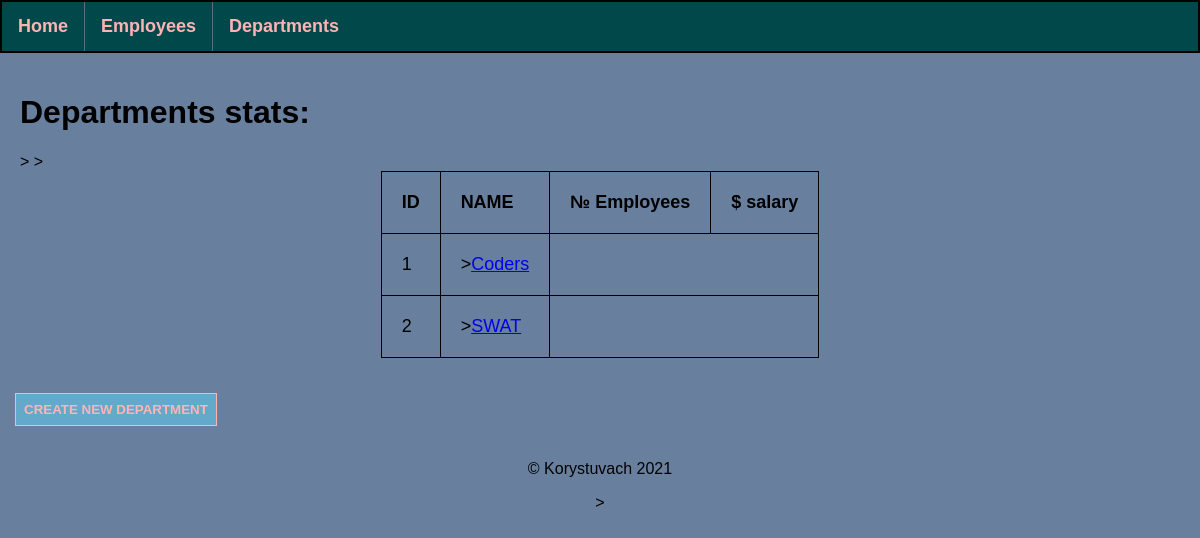
The page /departments on the database its author committed.
### application/models.py (models this page shows, shortened)
class AllDepartments(db.Model):
    id = db.Column(db.Integer, primary_key=True)
    dep_name = db.Column(db.String(25), nullable=False, unique=True)
    dep_employees_id = db.relationship('AllEmployees', backref='my_department', lazy=True)

### application/routes.py (the view)
@app.route('/departments')
def departments():
    try:
        all_departments = AllDepartments.query.order_by(AllDepartments.id).all()
    except Exception:
        return '<h1>Database query error<h1>', 500
    return render_template('departments.html',
                           all_departments=all_departments
                           )

### application/templates/departments.html (shortened to what this page needs)
{% extends 'base.html' %}
{% block content %}
   <div class="dep_tab">
      <h1>Departments stats: </h1>
      <table>
         <tr>
            <th>ID</th>
            <th>NAME</th>
            <th>№ Employees
            <th>$ salary</th>
         </tr>
         {% if all_departments|length > 0 %}
         {% for department in all_departments %}
         <tr>
            <td>{{ department.id }}</td>
            <td>><a href="/departments/{{ department.id }}">{{ department.dep_name }}</a></td>
         </tr>>
         {% endfor %}
      </table>
      {% else %}
         <p>No departments yet. Create one and it will be displayed here</p>
      {% endif %}
   </div>
   <div id="create_new_department">
      <button type="button"><a href="/departments/add-department">Create new department</a></button>
   </div>
{% endblock %}

### application/static/css/styles.css (style rules this page uses)
html, body { font-family: Tahoma, sans-serif; background-color: #687F9E; margin: 0; padding: 0; height: 100%; text-align: left; }
table, th, td, tr { border: 1px solid black; font-size: large; margin: auto; padding: 20px; border-collapse: collapse; text-decoration: none; }
div { margin: 15px; }
button { background-color: #63aaca; text-decoration: none; padding: 8px; border: 1px solid #ffb4b4; }
button a { text-decoration: none; text-align: center; color: #ffb4b4; text-transform: uppercase; font-weight: bold; }
.dep_tab { margin: 0; padding: 20px; }

### rows shown on the page
AllDepartments: id "1", dep_name "Coders"
AllDepartments: id "2", dep_name "SWAT"
